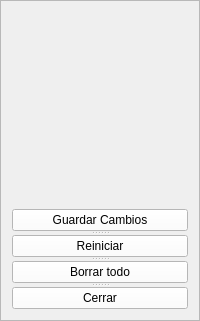
           <widget class="QFrame" name="frame_8">
            <property name="frameShape">
             <enum>QFrame::StyledPanel</enum>
            </property>
            <property name="frameShadow">
             <enum>QFrame::Raised</enum>
            </property>
            <layout class="QVBoxLayout" name="verticalLayout_6">
             <item>
              <spacer name="verticalSpacer_6">
               <property name="orientation">
                <enum>Qt::Vertical</enum>
               </property>
               <property name="sizeHint" stdset="0">
                <size>
                 <width>20</width>
                 <height>197</height>
                </size>
               </property>
              </spacer>
             </item>
             <item>
              <widget class="QSplitter" name="splitter_37">
               <property name="orientation">
                <enum>Qt::Vertical</enum>
               </property>
               <widget class="QPushButton" name="btnguardar_c">
                <property name="maximumSize">
                 <size>
                  <width>191</width>
                  <height>16777215</height>
                 </size>
                </property>
                <property name="styleSheet">
                 <string notr="true">background-color: rgb(255, 255, 255);</string>
                </property>
                <property name="text">
                 <string>Guardar Cambios</string>
                </property>
               </widget>
               <widget class="QPushButton" name="reiniciar_c">
                <property name="maximumSize">
                 <size>
                  <width>191</width>
                  <height>16777215</height>
                 </size>
                </property>
                <property name="styleSheet">
                 <string notr="true">background-color: rgb(255, 255, 255);</string>
                </property>
                <property name="text">
                 <string>Reiniciar</string>
                </property>
               </widget>
               <widget class="QPushButton" name="borrar_c">
                <property name="maximumSize">
                 <size>
                  <width>191</width>
                  <height>16777215</height>
                 </size>
                </property>
                <property name="styleSheet">
                 <string notr="true">background-color: rgb(255, 255, 255);</string>
                </property>
                <property name="text">
                 <string>Borrar todo</string>
                </property>
               </widget>
               <widget class="QPushButton" name="cerrar_c">
                <property name="maximumSize">
                 <size>
                  <width>191</width>
                  <height>16777215</height>
                 </size>
                </property>
                <property name="styleSheet">
                 <string notr="true">background-color: rgb(255, 255, 255);</string>
                </property>
                <property name="text">
                 <string>Cerrar</string>
                </property>
               </widget>
              </widget>
             </item>
            </layout>
           </widget>
